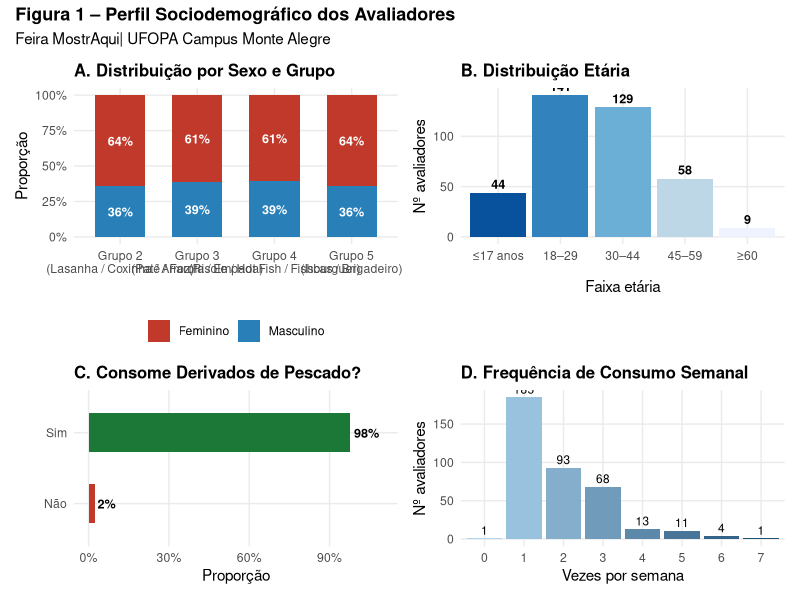
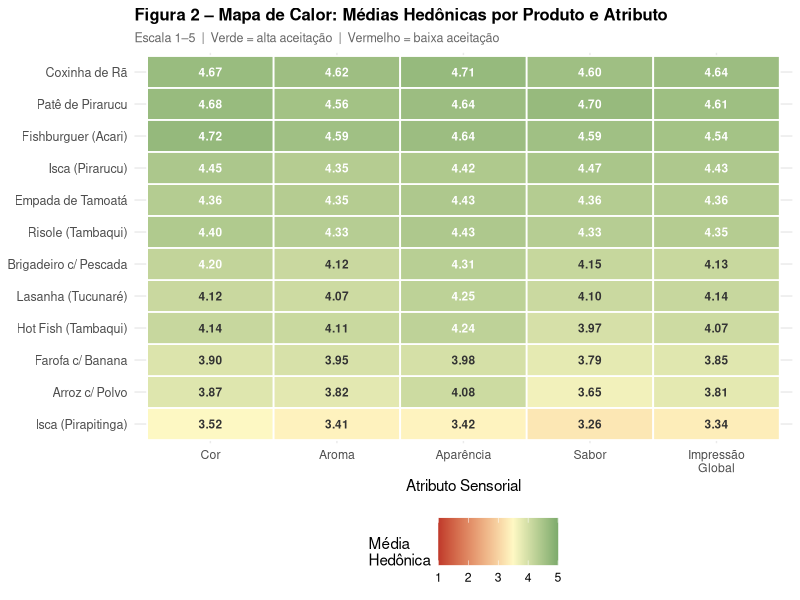
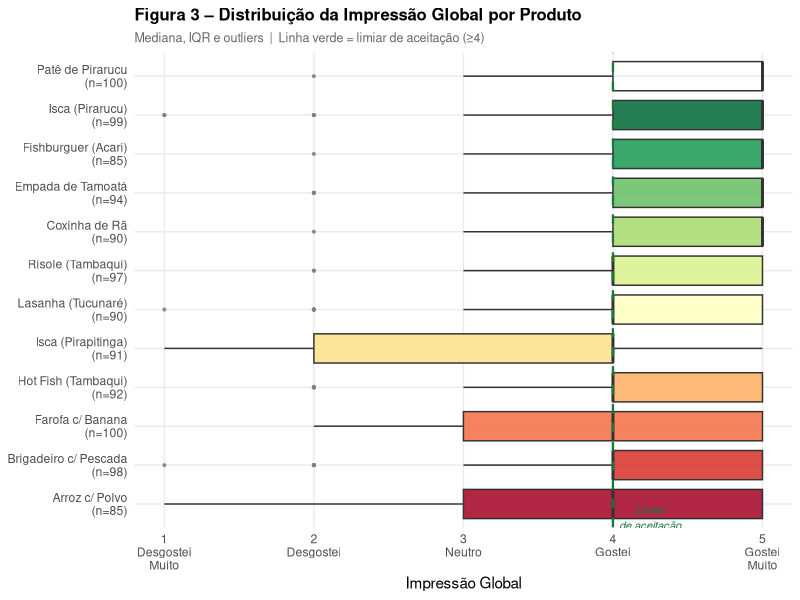
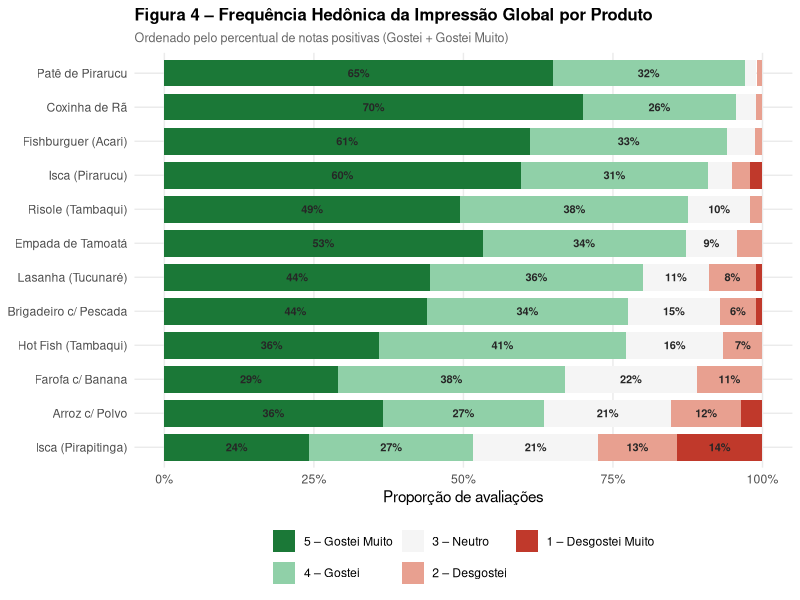
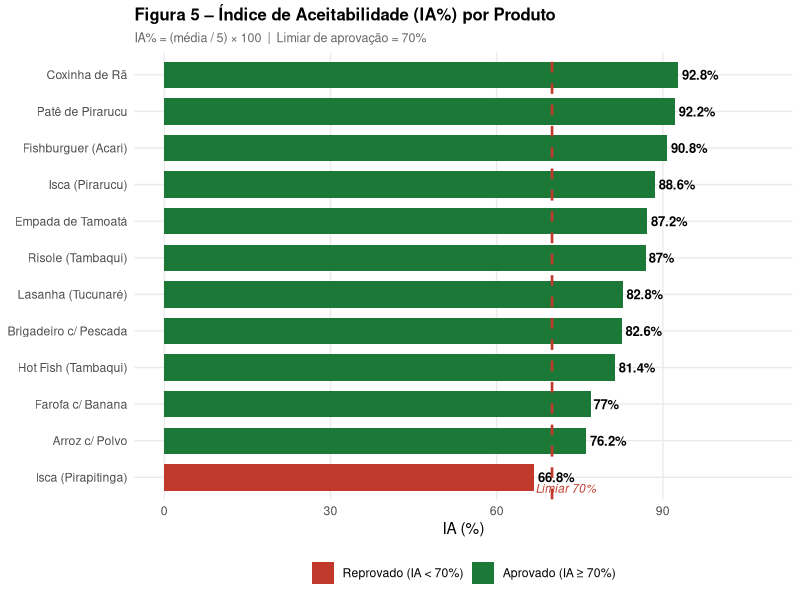
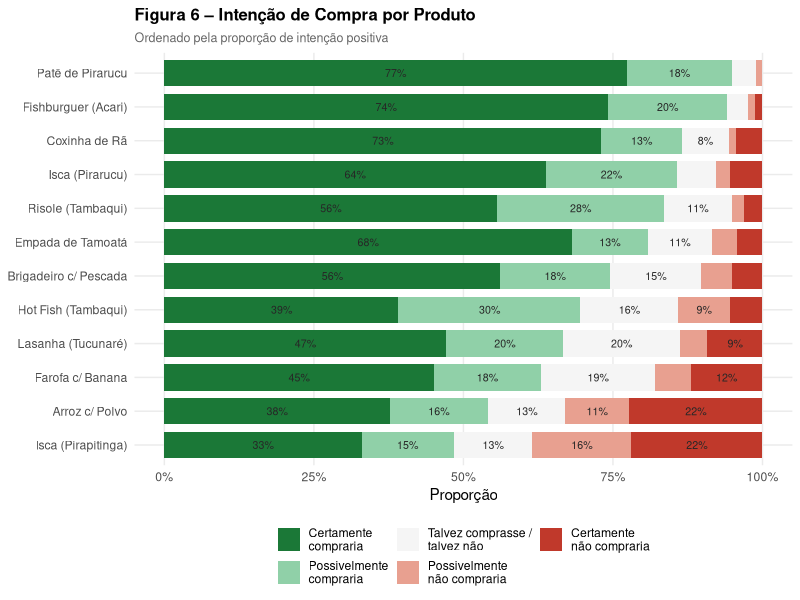
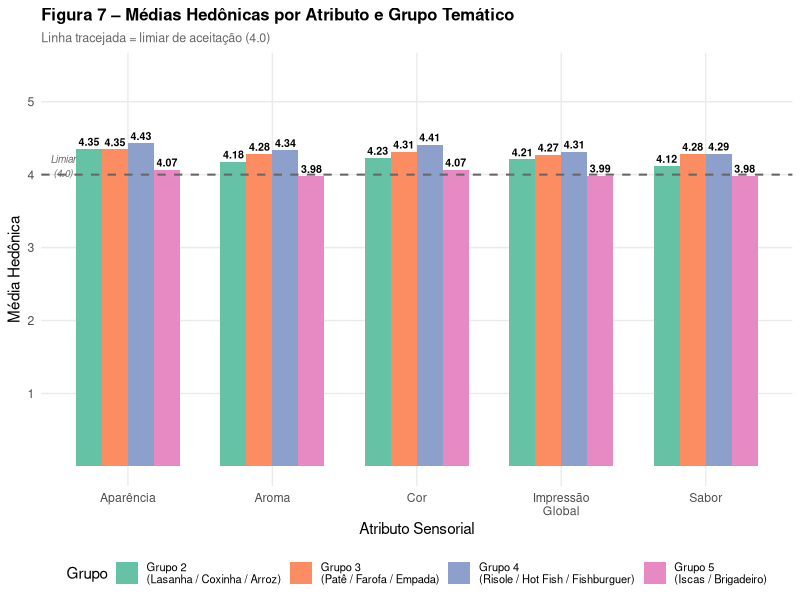
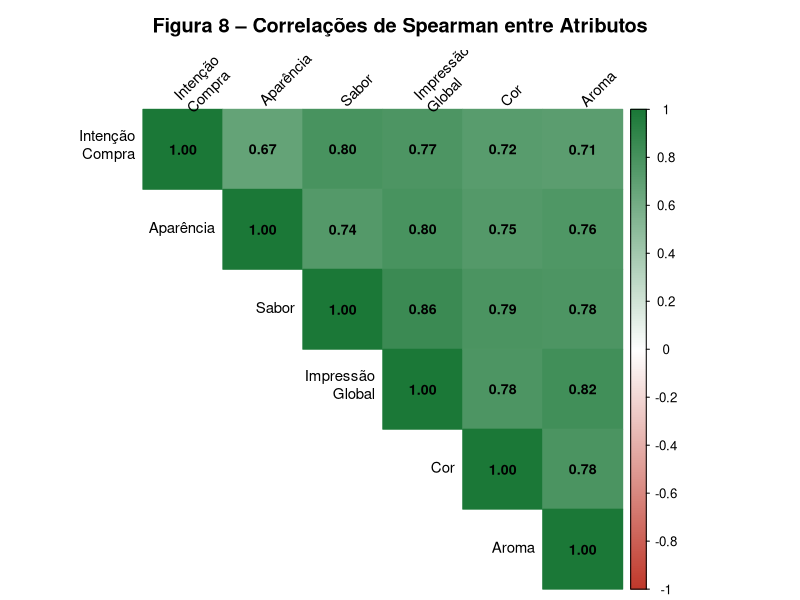

Source code (R) for these figures, in order:
## ---- chunk 1
knitr::opts_chunk$set(
  echo       = TRUE,
  warning    = FALSE,
  message    = FALSE,
  fig.align  = "center",
  out.width  = "100%"
)
## ---- chunk 2
# Instale os pacotes caso necessário:
# install.packages(c("readxl","dplyr","tidyr","ggplot2","scales",
#                    "ggpubr","rstatix","corrplot","RColorBrewer",
#                    "patchwork","psych","MASS","tibble","stringr"))

suppressPackageStartupMessages({
  library(readxl)
  library(dplyr)
  library(tidyr)
  library(ggplot2)
  library(scales)
  library(ggpubr)
  library(rstatix)
  library(corrplot)
  library(RColorBrewer)
  library(patchwork)
  library(psych)
  library(MASS)      # polr() – regressão ordinal
  library(tibble)
  library(stringr)
})

set.seed(42)
## ---- chunk 3
df_raw <- read_excel("df_mostraqui.xlsx")

# Padroniza nomes (remove espaços, acentos problemáticos)
names(df_raw) <- c("id","entrevistado","grupo","sexo","idade",
                   "amostra","cor","aroma","aparencia","sabor",
                   "impressao","compra","derivados","vezes")

# Converte colunas de pontuação para numérico
df_raw <- df_raw %>%
  dplyr::mutate(across(c(cor, aroma, aparencia, sabor, impressao, compra, vezes),
                       as.numeric))
## ---- chunk 4
df <- df_raw %>%
  mutate(
    amostra = str_trim(amostra),

    sexo = case_when(
      toupper(str_trim(sexo)) %in% c("F","FEMININO")  ~ "Feminino",
      toupper(str_trim(sexo)) %in% c("M","MASCULINO") ~ "Masculino",
      TRUE                                              ~ NA_character_
    ),

    idade = suppressWarnings(as.numeric(as.character(idade))),

    derivados = case_when(
      toupper(str_trim(derivados)) == "SIM" ~ "Sim",
      toupper(str_trim(derivados)) %in% c("NÃO","NAO","NÃO","NAO","NAOO") ~ "Não",
      TRUE ~ NA_character_
    ),

    faixa_etaria = cut(idade,
                       breaks = c(0, 17, 29, 44, 59, Inf),
                       labels = c("≤17 anos","18–29","30–44","45–59","≥60"),
                       right  = TRUE, include.lowest = TRUE),

    grupo_label = case_when(
      grupo == 2 ~ "Grupo 2\n(Lasanha / Coxinha / Arroz)",
      grupo == 3 ~ "Grupo 3\n(Patê / Farofa / Empada)",
      grupo == 4 ~ "Grupo 4\n(Risole / Hot Fish / Fishburguer)",
      grupo == 5 ~ "Grupo 5\n(Iscas / Brigadeiro)",
      TRUE       ~ paste("Grupo", grupo)
    ),

    hedonico_medio = rowMeans(
      dplyr::select(., cor, aroma, aparencia, sabor, impressao), na.rm = TRUE),

    compra_ord = factor(compra, levels = 1:5,
                        labels = c("Certamente\nnão compraria",
                                   "Possivelmente\nnão compraria",
                                   "Talvez comprasse /\ntalvez não",
                                   "Possivelmente\ncompraria",
                                   "Certamente\ncompraria"),
                        ordered = TRUE),

    aceito = impressao >= 4
  )

# Abreviações para gráficos
abrev_produtos <- c(
  "Arroz Paraense com Polvo"                              = "Arroz c/ Polvo",
  "Brigadeiro de Coco com Pescada"                        = "Brigadeiro c/ Pescada",
  "Coxinha de Rã com creme de queijo regional"            = "Coxinha de Rã",
  "Empada de Tamoatá com creme de queijo regional"        = "Empada de Tamoatá",
  "Farofa de Tambaqui com Banana"                         = "Farofa c/ Banana",
  "Fishburguer de Acari"                                  = "Fishburguer (Acari)",
  "Hot Fish de Tambaqui"                                  = "Hot Fish (Tambaqui)",
  "Isca de Pirapitinga com Doce de Castanha de Caju e Mel"= "Isca (Pirapitinga)",
  "Isca de Pirarucu com Geleia de Cupuaçu Picante"        = "Isca (Pirarucu)",
  "Lasanha de Tucunaré"                                   = "Lasanha (Tucunaré)",
  "Patê de Pirarucu"                                      = "Patê de Pirarucu",
  "Risole de Tambaqui"                                    = "Risole (Tambaqui)"
)

df <- df %>%
  mutate(produto_abrev = recode(amostra, !!!abrev_produtos))
## ---- chunk 5
cat(sprintf("Avaliações totais:   %d\n", nrow(df)))
cat(sprintf("Avaliadores únicos:  %d (somando todos os grupos)\n",
            sum(sapply(unique(df$grupo),
                       function(g) n_distinct(df$entrevistado[df$grupo == g])))))
cat(sprintf("Produtos únicos:     %d\n", n_distinct(df$amostra)))
cat(sprintf("Grupos temáticos:    %d\n", n_distinct(df$grupo)))
## ---- chunk 6
na_tab <- colSums(is.na(df[, c("sexo","idade","cor","aroma","aparencia",
                               "sabor","impressao","compra","derivados","vezes")]))
na_df <- data.frame(
  Variável = names(na_tab),
  N_missing = na_tab,
  Pct       = round(na_tab / nrow(df) * 100, 1),
  row.names = NULL
) %>% filter(N_missing > 0)

knitr::kable(na_df, col.names = c("Variável", "N ausentes", "%"),
             caption = "Dados ausentes por variável")
## ---- chunk 7
perfil <- df %>%
  distinct(grupo, entrevistado, .keep_all = TRUE) %>%
  group_by(grupo) %>%
  summarise(
    N_total     = n(),
    Feminino    = sum(sexo == "Feminino",  na.rm = TRUE),
    Masculino   = sum(sexo == "Masculino", na.rm = TRUE),
    Pct_F       = round(Feminino / (Feminino + Masculino) * 100, 1),
    Idade_md    = round(median(idade, na.rm = TRUE), 0),
    Idade_med   = round(mean(idade, na.rm = TRUE), 1),
    Idade_dp    = round(sd(idade, na.rm = TRUE), 1),
    Consome_pct = round(mean(derivados == "Sim", na.rm = TRUE) * 100, 1),
    .groups = "drop")

knitr::kable(perfil,
             col.names = c("Grupo","N Total","Feminino","Masculino",
                           "% Fem.","Mediana Idade","Média Idade","DP Idade",
                           "% Consome Derivados"),
             caption = "Perfil dos avaliadores por grupo")
## ---- chunk 8
idade_geral <- df %>%
  distinct(grupo, entrevistado, .keep_all = TRUE) %>%
  summarise(med   = median(idade, na.rm = TRUE),
            media = mean(idade,   na.rm = TRUE),
            dp    = sd(idade,     na.rm = TRUE))

cat(sprintf("Idade geral:  mediana = %g anos  |  média = %.1f anos  |  DP = %.1f anos\n",
            idade_geral$med, idade_geral$media, idade_geral$dp))
## ---- chunk 9
attrs <- c("cor","aroma","aparencia","sabor","impressao","compra")
desc <- df %>%
  dplyr::select(all_of(attrs)) %>%
  psych::describe() %>%
  dplyr::select(n, mean, sd, median, min, max, skew, kurtosis)

knitr::kable(round(desc, 3),
             col.names = c("N","Média","DP","Mediana","Mín","Máx","Assimetria","Curtose"),
             caption = "Estatísticas descritivas – todos os produtos e grupos")
## ---- chunk 10
resumo_prod <- df %>%
  group_by(grupo, amostra, produto_abrev) %>%
  summarise(
    N         = sum(!is.na(impressao)),
    Cor       = round(mean(cor,        na.rm = TRUE), 2),
    Aroma     = round(mean(aroma,      na.rm = TRUE), 2),
    Aparencia = round(mean(aparencia,  na.rm = TRUE), 2),
    Sabor     = round(mean(sabor,      na.rm = TRUE), 2),
    Impressao = round(mean(impressao,  na.rm = TRUE), 2),
    Compra    = round(mean(compra,     na.rm = TRUE), 2),
    Hedonico  = round(mean(hedonico_medio, na.rm = TRUE), 2),
    Aceit_pct = round(mean(aceito, na.rm = TRUE) * 100, 1),
    DP_imp    = round(sd(impressao, na.rm = TRUE), 2),
    .groups   = "drop"
  ) %>%
  arrange(grupo, desc(Impressao))

knitr::kable(
  resumo_prod %>% dplyr::select(-amostra),
  col.names = c("Grupo","Produto","N","Cor","Aroma","Aparência",
                "Sabor","Impressão","Compra","Hedônico","Aceit. %","DP"),
  caption   = "Médias hedônicas por produto e atributo"
)
## ---- chunk 11
ia_tab <- resumo_prod %>%
  mutate(
    IA_impressao = round(Impressao / 5 * 100, 1),
    IA_sabor     = round(Sabor / 5 * 100, 1),
    Aceito       = ifelse(IA_impressao >= 70, "✓ Aprovado", "✗ Reprovado")
  ) %>%
  dplyr::select(grupo, produto_abrev, N, IA_impressao, IA_sabor, Aceit_pct, Aceito) %>%
  arrange(desc(IA_impressao))

knitr::kable(ia_tab,
             col.names = c("Grupo","Produto","N","IA Impressão (%)","IA Sabor (%)",
                           "% Avaliadores (nota ≥4)","Status"),
             caption = "Índice de Aceitabilidade por produto")
## ---- chunk 12
cat(sprintf("Produtos aprovados (IA ≥ 70%%): %d de %d\n",
            sum(ia_tab$Aceito == "✓ Aprovado"), nrow(ia_tab)))
## ---- chunk 13
compra_tab <- df %>%
  filter(!is.na(compra)) %>%
  group_by(produto_abrev) %>%
  summarise(
    N            = n(),
    Media        = round(mean(compra), 2),
    DP           = round(sd(compra), 2),
    Mediana      = median(compra),
    Pct_positiva = round(mean(compra >= 4) * 100, 1), # Possivelmente+Certamente - Calcula o percentual de respostas positivas.
    .groups = "drop"
  ) %>%
  arrange(desc(Media))

knitr::kable(compra_tab,
             col.names = c("Produto","N","Média","DP","Mediana","% Intenção Positiva (≥4)"),
             caption   = "Intenção de compra por produto (escala 1–5)")
## ---- chunk 14
resumo_grupo <- df %>%
  group_by(grupo) %>%
  summarise(across(c(cor, aroma, aparencia, sabor, impressao, compra),
                   list(med = ~round(mean(.x, na.rm = TRUE), 2)),
                   .names = "{.col}"),
            Aceit_pct = round(mean(aceito, na.rm = TRUE) * 100, 1),
            N_aval    = sum(!is.na(impressao)),
            .groups   = "drop")
knitr::kable(resumo_grupo,
             col.names = c("Grupo","Cor","Aroma","Aparência",
                           "Sabor","Impressão","Compra","% Aceitos","N Aval."),
             caption   = "Médias hedônicas e aceitabilidade por grupo temático")
## ---- chunk 15
cat("─ Kruskal-Wallis: Impressão Global entre produtos ─\n")
kw_prod <- kruskal.test(impressao ~ amostra, data = df)
print(kw_prod)

if (kw_prod$p.value < 0.05) {
  cat("  → Diferença significativa (p < 0.05). Pós-teste de Dunn (Bonferroni):\n")
  dunn_res <- df %>%
    filter(!is.na(impressao)) %>%
    dunn_test(impressao ~ amostra, p.adjust.method = "bonferroni") %>%
    filter(p.adj < 0.05) %>%
    arrange(p.adj)
  cat(sprintf("  Pares significativos: %d\n", nrow(dunn_res)))
  if (nrow(dunn_res) > 0) {
    knitr::kable(
      dunn_res %>%
        dplyr::select(group1, group2, statistic, p.adj) %>%
        mutate(across(where(is.numeric), ~round(.x, 4))),
      col.names = c("Grupo 1","Grupo 2","Estatística","p.adj (Bonferroni)"),
      caption   = "Pares com diferença significativa – Dunn post-hoc"
    )
  }
}
## ---- chunk 16
cat("─ Kruskal-Wallis: Impressão Global entre grupos temáticos ─\n")
kw_grupo <- kruskal.test(impressao ~ grupo, data = df)
print(kw_grupo)
## ---- chunk 17
cat("─ Kruskal-Wallis por atributo entre produtos ─\n\n")
kw_tab <- data.frame(
  Atributo   = character(),
  H          = numeric(),
  gl         = numeric(),
  p_valor    = numeric(),
  Sig        = character(),
  stringsAsFactors = FALSE
)

for (a in c("cor","aroma","aparencia","sabor","impressao","compra")) {
  kw_a <- kruskal.test(as.formula(paste(a, "~ amostra")), data = df)
  sig  <- ifelse(kw_a$p.value < 0.001, "***",
           ifelse(kw_a$p.value < 0.01,  "**",
           ifelse(kw_a$p.value < 0.05,  "*", "ns")))
  kw_tab <- rbind(kw_tab, data.frame(
    Atributo = a,
    H        = round(kw_a$statistic, 2),
    gl       = kw_a$parameter,
    p_valor  = round(kw_a$p.value, 4),
    Sig      = sig
  ))
}

knitr::kable(kw_tab,
             col.names = c("Atributo","H","gl","p-valor","Sig."),
             caption   = "Kruskal-Wallis por atributo sensorial entre produtos")
## ---- chunk 18
df_sx <- df %>% filter(sexo %in% c("Feminino","Masculino"), !is.na(impressao))
wt    <- wilcox.test(impressao ~ sexo, data = df_sx)

cat(sprintf("W = %.0f  |  p = %.4f  %s\n",
            wt$statistic, wt$p.value,
            ifelse(wt$p.value < 0.05,
                   "(diferença significativa entre sexos)",
                   "(sem diferença significativa entre sexos)")))

med_sx <- df_sx %>%
  group_by(sexo) %>%
  summarise(Mediana = median(impressao),
            Média   = round(mean(impressao), 2),
            .groups = "drop")

knitr::kable(med_sx, caption = "Impressão Global por sexo")
## ---- chunk 19
cor_idade <- cor.test(df$idade, df$impressao, method = "spearman", exact = FALSE)
cat(sprintf("ρ de Spearman (Idade × Impressão Global): ρ = %.3f  |  p = %.4f\n",
            cor_idade$estimate, cor_idade$p.value))
## ---- chunk 20
cat("▶ MATRIZ DE CORRELAÇÕES SPEARMAN (atributos + compra)\n\n")
cor_mat <- df %>%
  dplyr::select(cor, aroma, aparencia, sabor, impressao, compra) %>%
  cor(method = "spearman", use = "pairwise.complete.obs")

knitr::kable(round(cor_mat, 3),
             caption = "Matriz de correlações de Spearman entre atributos sensoriais")

cor_ic <- cor.test(df$impressao, df$compra, method = "spearman", exact = FALSE)
cat(sprintf("\nImpressão Global × Intenção de Compra: ρ = %.3f  p < 0.001\n",
            cor_ic$estimate))
## ---- chunk 21
cat("▶ ACP – MÉDIAS POR PRODUTO\n\n")
acp_data <- resumo_prod %>%
  dplyr::select(produto_abrev, Cor, Aroma, Aparencia, Sabor, Impressao, Compra) %>%
  tibble::column_to_rownames("produto_abrev")

pca_res <- prcomp(scale(acp_data))

var_exp <- round(pca_res$sdev^2 / sum(pca_res$sdev^2) * 100, 1)

var_tab <- data.frame(
  Componente   = paste0("PC", seq_along(var_exp)),
  Variancia    = var_exp,
  Acumulada    = cumsum(var_exp)
)
knitr::kable(var_tab,
             col.names = c("Componente","Variância (%)","Acumulada (%)"),
             caption   = "Variância explicada por componente principal")

cat("\nCargas fatoriais (PC1 e PC2):\n")
knitr::kable(round(pca_res$rotation[, 1:2], 3),
             caption = "Cargas fatoriais nos dois primeiros componentes")
## ---- chunk 22
cat("▶ REGRESSÃO ORDINAL (Impressão Global ~ atributos + compra)\n")
cat("  Modelo: Proporcional de Chances (polr, logit link)\n\n")

df_reg <- df %>%
  filter(!is.na(impressao), !is.na(sabor), !is.na(aroma),
         !is.na(aparencia), !is.na(cor), !is.na(compra)) %>%
  mutate(impressao_ord = factor(impressao, levels = 1:5, ordered = TRUE))

mod_ord <- polr(impressao_ord ~ cor + aroma + aparencia + sabor + compra,
                data = df_reg, Hess = TRUE, method = "logistic")

ctable <- coef(summary(mod_ord))
p_vals <- pnorm(abs(ctable[, "t value"]), lower.tail = FALSE) * 2
OR     <- exp(coef(mod_ord))

resultado_reg <- data.frame(
  Variável = rownames(ctable)[1:length(OR)],
  Coef     = round(ctable[1:length(OR), "Value"], 4),
  EP       = round(ctable[1:length(OR), "Std. Error"], 4),
  p_valor  = round(p_vals[1:length(OR)], 4),
  OR       = round(OR, 3),
  Sig      = ifelse(p_vals[1:length(OR)] < 0.001, "***",
             ifelse(p_vals[1:length(OR)] < 0.01,  "**",
             ifelse(p_vals[1:length(OR)] < 0.05,  "*", "ns")))
)

knitr::kable(resultado_reg,
             col.names = c("Variável","Coeficiente","Erro Padrão",
                           "p-valor","OR (exp(coef))","Sig."),
             caption   = "Regressão ordinal – coeficientes, p-valores e Odds Ratios")
## ---- chunk 23
seg_faixa <- df %>%
  filter(!is.na(faixa_etaria)) %>%
  group_by(faixa_etaria) %>%
  summarise(N      = sum(!is.na(impressao)),
            Media  = round(mean(impressao, na.rm = TRUE), 2),
            DP     = round(sd(impressao,   na.rm = TRUE), 2),
            Aceito = round(mean(aceito,    na.rm = TRUE) * 100, 1),
            .groups = "drop")

knitr::kable(seg_faixa,
             col.names = c("Faixa Etária","N","Média","DP","% Aceitação (nota ≥4)"),
             caption   = "Impressão Global por faixa etária")
## ---- chunk 24
seg_vezes <- df %>%
  filter(!is.na(vezes)) %>%
  group_by(vezes) %>%
  summarise(N      = sum(!is.na(impressao)),
            Media  = round(mean(impressao, na.rm = TRUE), 2),
            Aceito = round(mean(aceito,    na.rm = TRUE) * 100, 1),
            .groups = "drop") %>%
  arrange(vezes)

knitr::kable(seg_vezes,
             col.names = c("Vezes/semana","N","Média","% Aceitação (nota ≥4)"),
             caption   = "Impressão Global por frequência de consumo de pescado")
## ---- chunk 25
COR_POS   <- "#1B7837"
COR_MED   <- "#F7F7F7"
COR_NEG   <- "#C0392B"

tema_mostraqui <- theme_minimal(base_size = 11) +
  theme(
    plot.title       = element_text(face = "bold", size = 12),
    plot.subtitle    = element_text(size = 9, color = "grey40"),
    panel.grid.minor = element_blank(),
    legend.position  = "bottom"
  )
## ---- chunk 26
df_perfil <- df %>% distinct(grupo, grupo_label, entrevistado, .keep_all = TRUE)

p1a <- df_perfil %>%
  filter(!is.na(sexo)) %>%
  count(grupo_label, sexo) %>%
  group_by(grupo_label) %>%
  mutate(pct = n / sum(n)) %>%
  ggplot(aes(grupo_label, pct, fill = sexo)) +
  geom_col(width = 0.65) +
  geom_text(aes(label = percent(pct, accuracy = 1)),
            position = position_stack(vjust = 0.5),
            size = 3.2, color = "white", fontface = "bold") +
  scale_fill_manual(values = c(Feminino = COR_NEG, Masculino = "#2980B9")) +
  scale_y_continuous(labels = percent_format()) +
  labs(title = "A. Distribuição por Sexo e Grupo", x = NULL, y = "Proporção", fill = NULL) +
  tema_mostraqui

p1b <- df_perfil %>%
  filter(!is.na(faixa_etaria)) %>%
  count(faixa_etaria) %>%
  ggplot(aes(faixa_etaria, n, fill = faixa_etaria)) +
  geom_col(show.legend = FALSE) +
  geom_text(aes(label = n), vjust = -0.4, size = 3.2, fontface = "bold") +
  scale_fill_brewer(palette = "Blues", direction = -1) +
  labs(title = "B. Distribuição Etária", x = "Faixa etária", y = "Nº avaliadores") +
  tema_mostraqui

p1c <- df_perfil %>%
  filter(!is.na(derivados)) %>%
  count(derivados) %>%
  mutate(pct = n / sum(n)) %>%
  ggplot(aes(reorder(derivados, pct), pct, fill = derivados)) +
  geom_col(show.legend = FALSE, width = 0.55) +
  geom_text(aes(label = percent(pct, accuracy = 1)),
            hjust = -0.15, size = 3.2, fontface = "bold") +
  coord_flip() +
  scale_fill_manual(values = c(Sim = COR_POS, Não = COR_NEG)) +
  scale_y_continuous(labels = percent_format(), limits = c(0, 1.1)) +
  labs(title = "C. Consome Derivados de Pescado?", x = NULL, y = "Proporção") +
  tema_mostraqui

p1d <- df_perfil %>%
  filter(!is.na(vezes)) %>%
  count(vezes) %>%
  mutate(vezes_f = factor(vezes)) %>%
  ggplot(aes(vezes_f, n, fill = vezes)) +
  geom_col(show.legend = FALSE) +
  geom_text(aes(label = n), vjust = -0.4, size = 3) +
  scale_fill_gradient(low = "#AED6F1", high = "#1A5276") +
  labs(title = "D. Frequência de Consumo Semanal",
       x = "Vezes por semana", y = "Nº avaliadores") +
  tema_mostraqui

(p1a | p1b) / (p1c | p1d) +
  plot_annotation(
    title    = "Figura 1 – Perfil Sociodemográfico dos Avaliadores",
    subtitle = "Feira MostrAqui| UFOPA Campus Monte Alegre",
    theme    = theme(plot.title = element_text(face = "bold", size = 13))
  )
## ---- chunk 27
heat_long <- resumo_prod %>%
  dplyr::select(produto_abrev, Cor, Aroma, Aparencia, Sabor, Impressao) %>%
  pivot_longer(-produto_abrev, names_to = "Atributo", values_to = "Media") %>%
  mutate(Atributo = factor(Atributo,
                           levels = c("Cor","Aroma","Aparencia","Sabor","Impressao"),
                           labels = c("Cor","Aroma","Aparência","Sabor","Impressão\nGlobal")))

ggplot(heat_long,
       aes(Atributo, reorder(produto_abrev, Media), fill = Media)) +
  geom_tile(color = "white", linewidth = 0.6) +
  geom_text(aes(label = sprintf("%.2f", Media)),
            size = 3, fontface = "bold",
            color = ifelse(heat_long$Media >= 4.2, "white", "grey20")) +
  scale_fill_gradient2(
    low = COR_NEG, mid = "#FFF9C4", high = COR_POS,
    midpoint = 3.5, limits = c(1, 5), name = "Média\nHedônica"
  ) +
  labs(
    title    = "Figura 2 – Mapa de Calor: Médias Hedônicas por Produto e Atributo",
    subtitle = "Escala 1–5  |  Verde = alta aceitação  |  Vermelho = baixa aceitação",
    x = "Atributo Sensorial", y = NULL
  ) +
  tema_mostraqui +
  theme(axis.text.y = element_text(size = 9),
        legend.key.height = unit(1.2, "cm"))
## ---- chunk 28
n_obs <- df %>% filter(!is.na(impressao)) %>%
  count(produto_abrev) %>% rename(n_label = n)

df %>%
  filter(!is.na(impressao)) %>%
  left_join(n_obs, by = "produto_abrev") %>%
  mutate(prod_n = paste0(produto_abrev, "\n(n=", n_label, ")")) %>%
  ggplot(aes(reorder(prod_n, impressao, FUN = median), impressao,
             fill = reorder(prod_n, impressao, FUN = median))) +
  geom_boxplot(outlier.size = 0.7, alpha = 0.85, show.legend = FALSE,
               outlier.color = "grey50") +
  geom_hline(yintercept = 4, linetype = "dashed",
             color = COR_POS, linewidth = 0.8) +
  annotate("text", x = 0.65, y = 4.25, label = "Limiar\nde aceitação",
           size = 2.8, color = COR_POS, fontface = "italic") +
  scale_fill_brewer(palette = "RdYlGn", direction = 1) +
  scale_y_continuous(
    breaks = 1:5,
    labels = c("1\nDesgostei\nMuito","2\nDesgostei",
               "3\nNeutro","4\nGostei","5\nGostei\nMuito")
  ) +
  coord_flip() +
  labs(
    title    = "Figura 3 – Distribuição da Impressão Global por Produto",
    subtitle = "Mediana, IQR e outliers  |  Linha verde = limiar de aceitação (≥4)",
    x = NULL, y = "Impressão Global"
  ) +
  tema_mostraqui
## ---- chunk 29
df_hed <- df %>%
  filter(!is.na(impressao)) %>%
  mutate(nota_cat = factor(impressao, levels = 1:5,
                           labels = c("1 – Desgostei Muito","2 – Desgostei",
                                      "3 – Neutro","4 – Gostei","5 – Gostei Muito"),
                           ordered = TRUE))

hed_freq <- df_hed %>%
  count(produto_abrev, nota_cat) %>%
  group_by(produto_abrev) %>%
  mutate(pct = n / sum(n))

ordem_aceito <- hed_freq %>%
  filter(nota_cat %in% c("4 – Gostei","5 – Gostei Muito")) %>%
  group_by(produto_abrev) %>%
  summarise(pct_pos = sum(pct)) %>%
  arrange(pct_pos) %>% pull(produto_abrev)

cores_hed5 <- c(
  "1 – Desgostei Muito" = COR_NEG,
  "2 – Desgostei"       = "#E8A090",
  "3 – Neutro"          = "#F5F5F5",
  "4 – Gostei"          = "#90D0A8",
  "5 – Gostei Muito"    = COR_POS
)

hed_freq %>%
  mutate(produto_abrev = factor(produto_abrev, levels = ordem_aceito)) %>%
  ggplot(aes(produto_abrev, pct, fill = nota_cat)) +
  geom_col(position = "stack", width = 0.78) +
  geom_text(
    aes(label = ifelse(pct >= 0.06, percent(pct, accuracy = 1), "")),
    position = position_stack(vjust = 0.5),
    size = 2.8, color = "grey15", fontface = "bold"
  ) +
  coord_flip() +
  scale_fill_manual(values = cores_hed5, name = NULL) +
  scale_y_continuous(labels = percent_format()) +
  labs(
    title    = "Figura 4 – Frequência Hedônica da Impressão Global por Produto",
    subtitle = "Ordenado pelo percentual de notas positivas (Gostei + Gostei Muito)",
    x = NULL, y = "Proporção de avaliações"
  ) +
  guides(fill = guide_legend(reverse = TRUE, nrow = 2)) +
  tema_mostraqui
## ---- chunk 30
ia_tab %>%
  ggplot(aes(reorder(produto_abrev, IA_impressao), IA_impressao,
             fill = IA_impressao >= 70)) +
  geom_col(width = 0.72) +
  geom_text(aes(label = paste0(IA_impressao, "%")),
            hjust = -0.1, size = 3.3, fontface = "bold") +
  geom_hline(yintercept = 70, linetype = "dashed",
             color = COR_NEG, linewidth = 0.9) +
  annotate("text", x = 0.7, y = 72.5,
           label = "Limiar 70%", color = COR_NEG, size = 3, fontface = "italic") +
  coord_flip() +
  scale_fill_manual(
    values = c("TRUE" = COR_POS, "FALSE" = COR_NEG),
    labels = c("TRUE" = "Aprovado (IA ≥ 70%)", "FALSE" = "Reprovado (IA < 70%)"),
    name   = NULL
  ) +
  scale_y_continuous(limits = c(0, 108)) +
  labs(
    title    = "Figura 5 – Índice de Aceitabilidade (IA%) por Produto",
    subtitle = "IA% = (média / 5) × 100  |  Limiar de aprovação = 70%",
    x = NULL, y = "IA (%)"
  ) +
  tema_mostraqui
## ---- chunk 31
compra_freq <- df %>%
  filter(!is.na(compra_ord)) %>%
  count(produto_abrev, compra_ord) %>%
  group_by(produto_abrev) %>%
  mutate(pct = n / sum(n))

ordem_compra <- compra_freq %>%
  filter(compra_ord %in% c("Possivelmente\ncompraria","Certamente\ncompraria")) %>%
  group_by(produto_abrev) %>%
  summarise(pct_pos = sum(pct)) %>%
  arrange(pct_pos) %>% pull(produto_abrev)

cores_compra <- c(
  "Certamente\nnão compraria"      = COR_NEG,
  "Possivelmente\nnão compraria"   = "#E8A090",
  "Talvez comprasse /\ntalvez não" = "#F5F5F5",
  "Possivelmente\ncompraria"       = "#90D0A8",
  "Certamente\ncompraria"          = COR_POS
)

compra_freq %>%
  mutate(produto_abrev = factor(produto_abrev, levels = ordem_compra)) %>%
  ggplot(aes(produto_abrev, pct, fill = compra_ord)) +
  geom_col(position = "stack", width = 0.78) +
  geom_text(
    aes(label = ifelse(pct >= 0.07, percent(pct, accuracy = 1), "")),
    position = position_stack(vjust = 0.5),
    size = 2.7, color = "grey15"
  ) +
  coord_flip() +
  scale_fill_manual(values = cores_compra, name = NULL) +
  scale_y_continuous(labels = percent_format()) +
  labs(
    title    = "Figura 6 – Intenção de Compra por Produto",
    subtitle = "Ordenado pela proporção de intenção positiva",
    x = NULL, y = "Proporção"
  ) +
  guides(fill = guide_legend(reverse = TRUE, nrow = 2)) +
  tema_mostraqui
## ---- chunk 32
grupo_long <- df %>%
  group_by(grupo_label) %>%
  summarise(
    Cor               = mean(cor,       na.rm = TRUE),
    Aroma             = mean(aroma,     na.rm = TRUE),
    Aparência         = mean(aparencia, na.rm = TRUE),
    Sabor             = mean(sabor,     na.rm = TRUE),
    `Impressão\nGlobal` = mean(impressao, na.rm = TRUE),
    .groups = "drop"
  ) %>%
  pivot_longer(-grupo_label, names_to = "Atributo", values_to = "Media")

ggplot(grupo_long, aes(Atributo, Media, fill = grupo_label)) +
  geom_col(position = "dodge", width = 0.72) +
  geom_hline(yintercept = 4, linetype = "dashed",
             color = "grey40", linewidth = 0.7) +
  geom_text(aes(label = sprintf("%.2f", Media)),
            position = position_dodge(0.72), vjust = -0.4,
            size = 2.7, fontface = "bold") +
  annotate("text", x = 0.55, y = 4.12, label = "Limiar\n(4.0)",
           size = 2.5, color = "grey40", fontface = "italic") +
  scale_fill_brewer(palette = "Set2", name = "Grupo") +
  scale_y_continuous(limits = c(0, 5.4), breaks = 1:5) +
  labs(
    title    = "Figura 7 – Médias Hedônicas por Atributo e Grupo Temático",
    subtitle = "Linha tracejada = limiar de aceitação (4.0)",
    x = "Atributo Sensorial", y = "Média Hedônica"
  ) +
  tema_mostraqui +
  theme(legend.text = element_text(size = 8))
## ---- chunk 33
cor_mat_fig <- cor_mat
colnames(cor_mat_fig) <- rownames(cor_mat_fig) <-
  c("Cor","Aroma","Aparência","Sabor","Impressão\nGlobal","Intenção\nCompra")

corrplot(cor_mat_fig,
         method      = "color",
         type        = "upper",
         order       = "hclust",
         addCoef.col = "black",
         tl.col      = "black",
         tl.srt      = 45,
         col         = colorRampPalette(c(COR_NEG, "white", COR_POS))(200),
         title       = "Figura 8 – Correlações de Spearman entre Atributos",
         mar         = c(0, 0, 2.5, 0),
         number.cex  = 0.85,
         tl.cex      = 0.9)
## ---- chunk 34
scores_df   <- as.data.frame(pca_res$x[, 1:2]) %>%
  rownames_to_column("produto")
loadings_df <- as.data.frame(pca_res$rotation[, 1:2]) %>%
  rownames_to_column("variavel") %>%
  mutate(variavel = recode(variavel,
                           Cor       = "Cor",
                           Aroma     = "Aroma",
                           Aparencia = "Aparência",
                           Sabor     = "Sabor",
                           Impressao = "Impressão\nGlobal",
                           Compra    = "Intenção\nCompra"))

escala_load <- 3.0

ggplot() +
  geom_hline(yintercept = 0, linetype = "dashed", color = "grey70") +
  geom_vline(xintercept = 0, linetype = "dashed", color = "grey70") +
  geom_segment(data = loadings_df,
               aes(x = 0, y = 0,
                   xend = PC1 * escala_load,
                   yend = PC2 * escala_load),
               arrow = arrow(length = unit(0.22, "cm"), type = "closed"),
               color = COR_NEG, linewidth = 0.85) +
  geom_label(data = loadings_df,
             aes(x = PC1 * escala_load * 1.22,
                 y = PC2 * escala_load * 1.22,
                 label = variavel),
             color = COR_NEG, size = 2.9, fontface = "bold",
             fill = "white", label.size = 0.15,
             label.padding = unit(0.15, "cm")) +
  geom_point(data = scores_df, aes(PC1, PC2),
             color = "#1A5276", size = 3.5, alpha = 0.9) +
  geom_text(data = scores_df, aes(PC1, PC2, label = produto),
            vjust = -0.9, size = 2.6, color = "#1A5276", fontface = "bold") +
  labs(
    title    = "Figura 9 – Biplot ACP: Produtos × Atributos Sensoriais",
    subtitle = sprintf("PC1 = %.1f%%  |  PC2 = %.1f%%  da variância total",
                       var_exp[1], var_exp[2]),
    x = sprintf("Componente 1 (%.1f%%)", var_exp[1]),
    y = sprintf("Componente 2 (%.1f%%)", var_exp[2])
  ) +
  tema_mostraqui
## ---- chunk 35
df_sx_prod <- df %>%
  filter(sexo %in% c("Feminino","Masculino"), !is.na(impressao)) %>%
  group_by(produto_abrev, sexo) %>%
  summarise(media = round(mean(impressao), 2),
            ep    = sd(impressao, na.rm = TRUE) / sqrt(n()),
            .groups = "drop")

df_sx_prod %>%
  ggplot(aes(reorder(produto_abrev, media), media, fill = sexo)) +
  geom_col(position = position_dodge(0.78), width = 0.72) +
  geom_errorbar(aes(ymin = media - ep, ymax = media + ep),
                position = position_dodge(0.78), width = 0.3,
                linewidth = 0.5, color = "grey40") +
  geom_hline(yintercept = 4, linetype = "dashed",
             color = "grey30", linewidth = 0.7) +
  coord_flip() +
  scale_fill_manual(values = c(Feminino = COR_NEG, Masculino = "#2980B9")) +
  scale_y_continuous(limits = c(0, 5.4), breaks = 1:5) +
  labs(
    title    = "Figura 10 – Impressão Global por Produto e Sexo",
    subtitle = "Barras de erro = erro padrão  |  Linha tracejada = limiar de aceitação (4.0)",
    x = NULL, y = "Média da Impressão Global", fill = "Sexo"
  ) +
  tema_mostraqui
